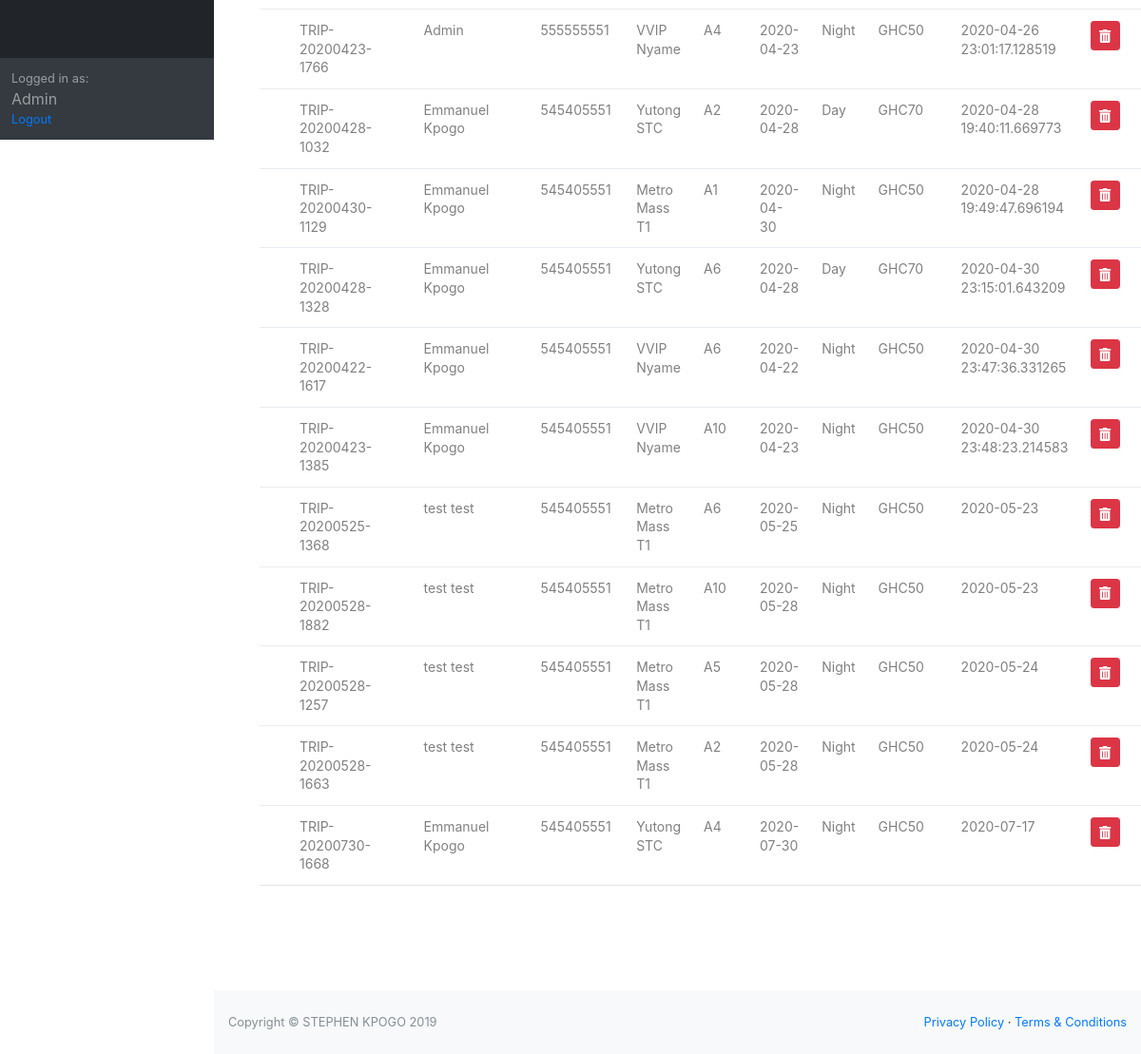
Before: /bookings (signed in, lower part) with the older database file.
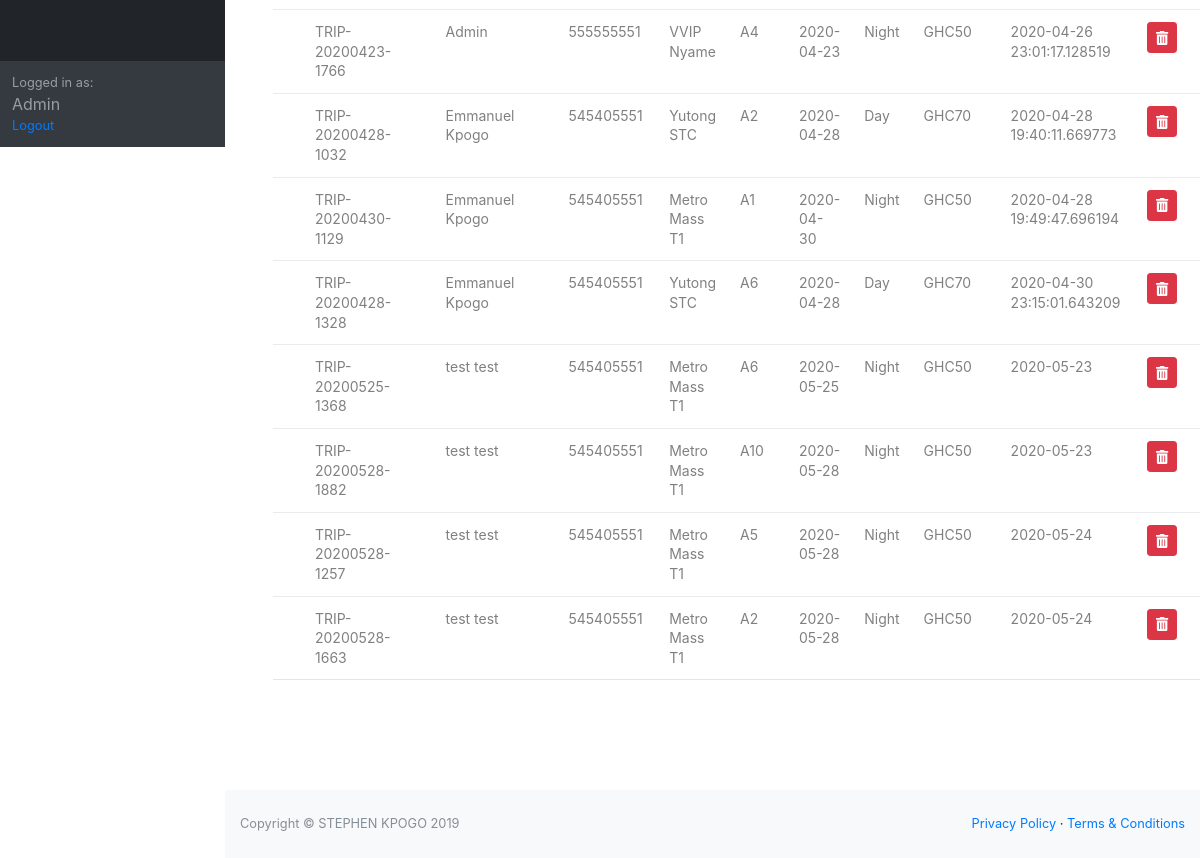
After: the same page with the newer database file.
### bbs/models.py (models this page shows, shortened)
class Booking(db.Model):
    id = db.Column(db.Integer, primary_key=True)
    ticket_number = db.Column(db.String(60), nullable=False)
    customer_id = db.Column(db.Integer, db.ForeignKey('user.id'),nullable=False)
    seat_id = db.Column(db.Integer, db.ForeignKey('seats.id'),nullable=False)
    bus_id = db.Column(db.Integer, db.ForeignKey('buses.id'),nullable=False)
    route_id = db.Column(db.Integer, db.ForeignKey('route.id'),nullable=False)
    phone = db.Column(db.Integer(), nullable=False)
    date_booked = db.Column(db.String(120), nullable=False,default=now.strftime('%Y-%m-%d'))
    email = db.Column(db.String(120), nullable=False)
    date = db.Column(db.DateTime, nullable=False)
    time = db.Column(db.String(60), nullable=False)

class User(db.Model,UserMixin):
    id = db.Column(db.Integer, primary_key=True)
    name = db.Column(db.String(60), unique=True, nullable=False)
    username = db.Column(db.String(20), unique=True, nullable=False)
    email = db.Column(db.String(120), unique=True, nullable=False)
    phone = db.Column(db.Integer(), unique=True, nullable=False)
    image_file = db.Column(db.String(20), nullable=False,default='default.jpg')
    password = db.Column(db.String(60),nullable=False)
    active = db.Column(db.Boolean)
    bookings = db.relationship('Booking', backref='customer')
    roles = db.relationship('Role',secondary='roles_users', backref=db.backref('users', lazy='dynamic'))

class Buses(db.Model):
    id = db.Column(db.Integer, primary_key=True)
    name = db.Column(db.String(60), unique=True, nullable=False)
    number = db.Column(db.String(20), unique=True, nullable=False)
    description = db.Column(db.String(200), nullable=False)
    image_file = db.Column(db.String(60), nullable=False,default='default_bus.jpg')
    bookings = db.relationship('Booking', backref='bus')
    availability = db.relationship('Availability', backref='bus')

class Seats(db.Model):
    id = db.Column(db.Integer, primary_key=True)
    name = db.Column(db.String(5), unique=True, nullable=False)
    bookings = db.relationship('Booking', backref='seat')

class Route(db.Model):
    id = db.Column(db.Integer, primary_key=True)
    name = db.Column(db.String(60), nullable=False)
    time = db.Column(db.String(60), nullable=False)
    amount = db.Column(db.Integer(), nullable=False)
    availability = db.relationship('Availability', backref='route')
    booking = db.relationship('Booking', backref='route')

### bbs/admin/routes.py (the view)
@myadmin.route('/bookings')
@roles_required('admin')
def bookings():
    bookings = Booking.query.all()
    with open( dir_of_interest +'./bookings.csv','w',newline='') as f:
        out = csv.writer(f)
        out.writerow(['Ticket Number','Name','Phone','Bus','Seat','Departure Date','Time','Amount','Date Booked'])
        for booking in bookings:
            out.writerow([booking.ticket_number,booking.customer.name,booking.phone,booking.bus.name,booking.seat.name,
                    booking.date.strftime('%Y-%m-%d'),booking.route.time,booking.route.amount,booking.date_booked ])
    return render_template('/admin/bookings.html',bookings=bookings)

### bbs/templates/admin/bookings.html (shortened to what this page needs)
{% extends "admin/admin_layout.html"%}
{% block content%}
<div class="table100 ver3 m-b-110 ml-5 mr-5 mt-5">
<table class="table table-hover">
  <tbody>
    {% for booking in bookings%}
    <tr class="">
      <td class="column100 column1" data-column="column1">{{booking.ticket_number}}</td>
      <td class="column100 column1" data-column="column1">{{booking.customer.name}}</td>
      <td class="column100 column1" data-column="column1">{{booking.phone}}</td>
      <td class="column100 column2" data-column="column2">{{booking.bus.name}}</td>
      <td class="column100 column3" data-column="column3">{{booking.seat.name}}</td>
      <td class="column100 column4" data-column="column4">{{booking.date.strftime('%Y-%m-%d')}}</td>
      <td class="column100 column5" data-column="column5">{{booking.route.time}}</td>
      <td class="column100 column6" data-column="column6">GHC{{booking.route.amount}}</td>
      <td class="column100 column7" data-column="column7">{{booking.date_booked}}</td>
      <td class="column100 column8" data-column="column8">
     <a class="btn btn-sm btn-danger" href="{{url_for('myadmin.delete',id=booking.id)}}"> <i class="fas fa-trash-alt"></i></a></td>
     </tr>
    {% endfor %}
  </tbody>
</table>
</div>
{% endblock content%}

Changed rows visible on the page:
removed Booking: ticket_number "TRIP-20200422-1617", customer.name "Emmanuel Kpogo", phone "545405551", bus.name "VVIP Nyame", seat.name "A6", date "2020-04-22", route.time "Night", route.amount "50", date_booked "2020-04-30 23:47:36.331265"
removed Booking: ticket_number "TRIP-20200423-1385", customer.name "Emmanuel Kpogo", phone "545405551", bus.name "VVIP Nyame", seat.name "A10", date "2020-04-23", route.time "Night", route.amount "50", date_booked "2020-04-30 23:48:23.214583"
removed Booking: ticket_number "TRIP-20200730-1668", customer.name "Emmanuel Kpogo", phone "545405551", bus.name "Yutong STC", seat.name "A4", date "2020-07-30", route.time "Night", route.amount "50", date_booked "2020-07-17"
